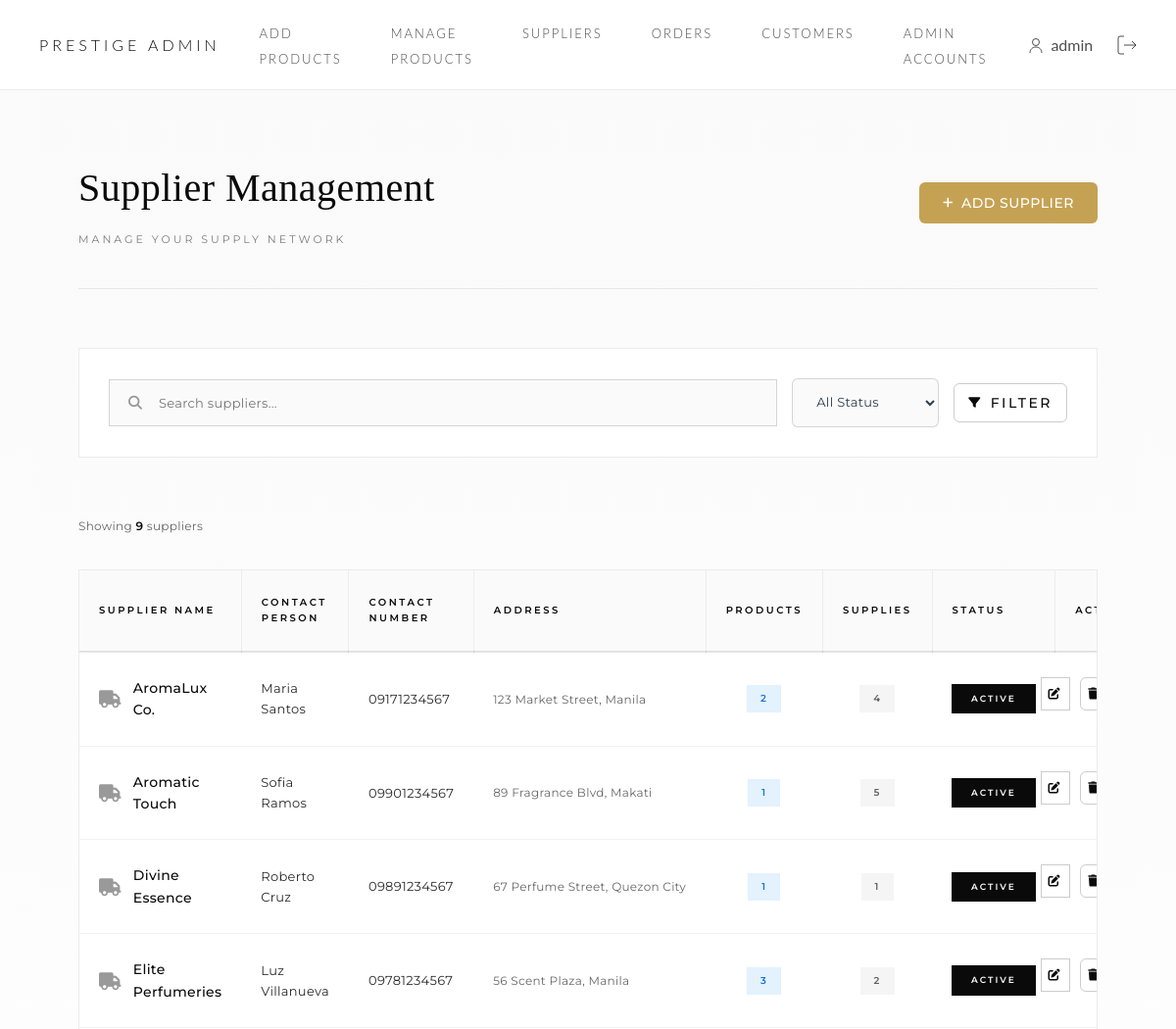
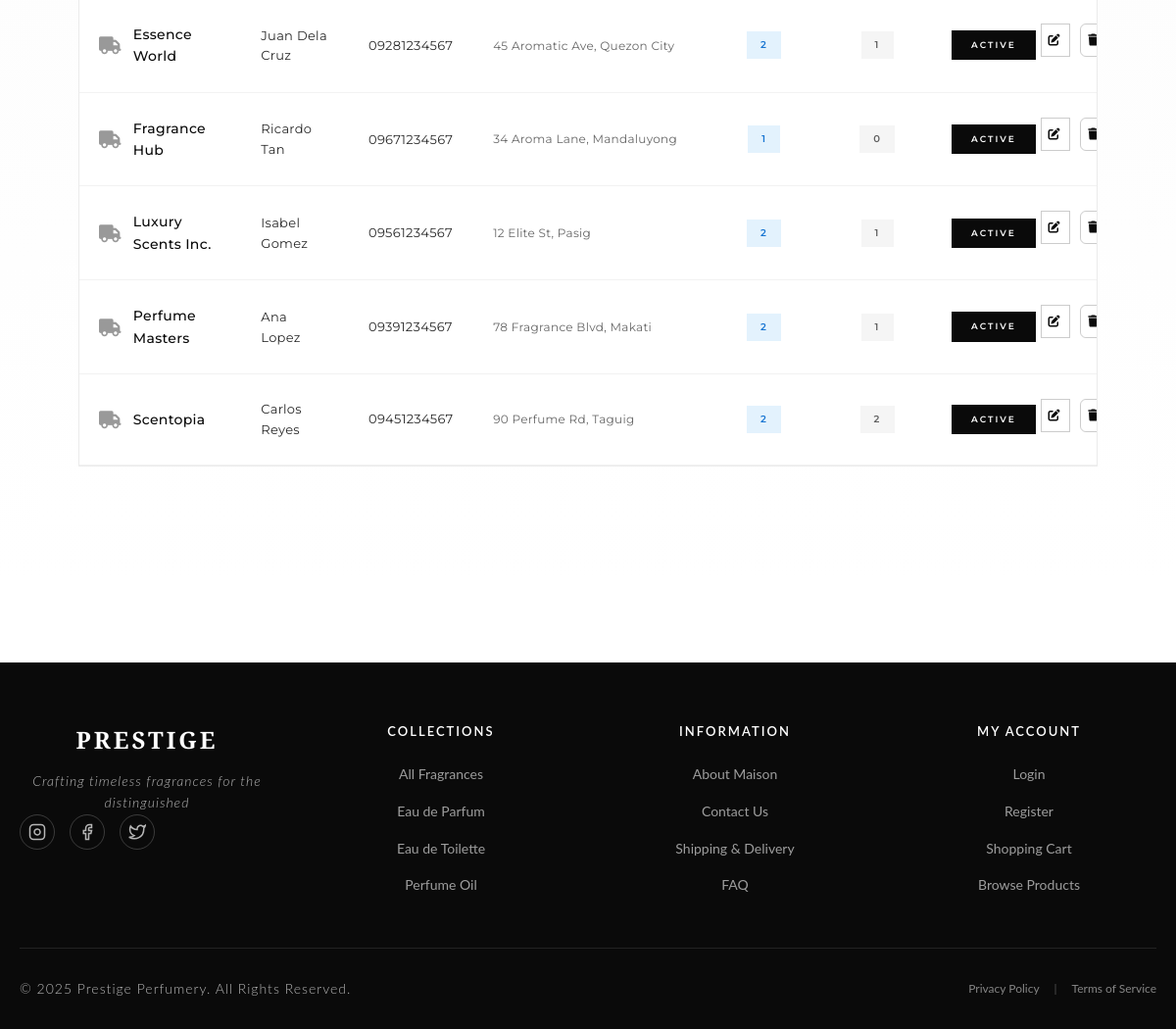
Screenshot of /admin/suppliers.php (signed in) with the database file from the repository (2 pictures, top to bottom).
### tables this page shows
CREATE TABLE `suppliers` (
  `supplier_id` int(11) NOT NULL,
  `supplier_name` varchar(100) NOT NULL,
  `contact_person` varchar(100) DEFAULT NULL,
  `contact_number` varchar(20) DEFAULT NULL,
  `address` varchar(255) DEFAULT NULL,
  `is_active` tinyint(1) DEFAULT 1
);

CREATE TABLE `categories` (
  `category_id` int(11) NOT NULL,
  `category_name` varchar(50) NOT NULL
);

### admin/suppliers.php (the view, shortened to what this page needs)
<?php
require_once '../includes/adminheader.php';
try {
    $search = isset($_GET['search']) ? trim($_GET['search']) : '';
    $status_filter = isset($_GET['status']) ? $_GET['status'] : 'all';
    $query = "
        SELECT s.*,
               COUNT(DISTINCT p.product_id) as product_count,
               COUNT(DISTINCT sl.supply_id) as supply_count
        FROM suppliers s
        LEFT JOIN products p ON s.supplier_id = p.supplier_id
        LEFT JOIN supply_logs sl ON s.supplier_id = sl.supplier_id
        WHERE 1=1
    ";
    $query .= " GROUP BY s.supplier_id ORDER BY s.supplier_name ASC";
    $stmt = $pdo->prepare($query);
    $stmt->execute();
    $suppliers = $stmt->fetchAll();
} catch (Exception $e) {
    error_log("Fetch Suppliers error: " . $e->getMessage());
    $message = "Error loading suppliers: " . $e->getMessage();
    $messageType = "danger";
    $suppliers = [];
}
?>
<link rel="stylesheet" href="https://cdnjs.cloudflare.com/ajax/libs/font-awesome/6.4.0/css/all.min.css">
<div class="admin-main">
    <div class="luxury-container">
        <div class="page-header-lux">
            <div class="header-content">
                <h1 class="lux-admin-title">Supplier Management</h1>
                <p class="lux-admin-subtitle">Manage Your Supply Network</p>
            </div>
            <div class="header-actions">
                <button class="btn-lux btn-primary" id="addSupplierBtn">
                    <i class="fas fa-plus"></i>
                    <span>Add Supplier</span>
                </button>
            </div>
        </div>
        <div class="filter-bar">
            <form method="GET" class="filter-form">
                <div class="search-group">
                    <i class="fas fa-search"></i>
                    <input type="text" name="search" placeholder="Search suppliers..."
                           value="<?php echo htmlspecialchars($search); ?>" class="search-input">
                </div>
                <div class="filter-group">
                    <select name="status" class="filter-select" onchange="this.form.submit()">
                        <option value="all" <?= $status_filter === 'all' ? 'selected' : ''; ?>>All Status</option>
                    </select>
                </div>
                <button type="submit" class="btn-lux btn-filter">
                    <i class="fas fa-filter"></i>
                    <span>Filter</span>
                </button>
            </form>
        </div>
        <div class="results-info">
            <p>Showing <strong><?php echo count($suppliers); ?></strong> supplier<?php echo count($suppliers) !== 1 ? 's' : ''; ?></p>
        </div>
        <div class="table-card">
            <table class="luxury-table">
                <thead>
                    <tr>
                        <th>Supplier Name</th>
                        <th>Contact Person</th>
                        <th>Contact Number</th>
                        <th>Address</th>
                        <th>Products</th>
                        <th>Supplies</th>
                        <th>Status</th>
                        <th>Actions</th>
                    </tr>
                </thead>
                <tbody>
                    <?php if (empty($suppliers)): ?>
                        <tr>
                            <td colspan="8" class="empty-state">
                                <i class="fas fa-box-open"></i>
                                <p>No suppliers found</p>
                            </td>
                        </tr>
                    <?php else: ?>
                        <?php foreach ($suppliers as $supplier): ?>
                            <tr class="supplier-row">
                                <td class="supplier-name-cell">
                                    <div class="supplier-name">
                                        <i class="fas fa-truck"></i>
                                        <strong><?php echo htmlspecialchars($supplier['supplier_name']); ?></strong>
                                    </div>
                                </td>
                                <td class="contact-person-cell">
                                    <?php echo htmlspecialchars($supplier['contact_person'] ?? '-'); ?>
                                </td>
                                <td class="contact-number-cell">
                                    <?php echo htmlspecialchars($supplier['contact_number'] ?? '-'); ?>
                                </td>
                                <td class="address-cell">
                                    <span class="address-text" title="<?php echo htmlspecialchars($supplier['address'] ?? ''); ?>">
                                        <?php echo htmlspecialchars($supplier['address'] ?? '-'); ?>
                                    </span>
                                </td>
                                <td class="products-cell">
                                    <span class="badge badge-info">
                                        <?php echo $supplier['product_count']; ?>
                                    </span>
                                </td>
                                <td class="supplies-cell">
                                    <span class="badge badge-secondary">
                                        <?php echo $supplier['supply_count']; ?>
                                    </span>
                                </td>
                                <td class="status-cell">
                                    <span class="status-badge-lux <?php echo $supplier['is_active'] ? 'active' : 'inactive'; ?>">
                                        <?php echo $supplier['is_active'] ? 'Active' : 'Inactive'; ?>
                                    </span>
                                </td>
                                <td class="actions-cell">
                                    <button class="btn-lux btn-view"
                                            onclick="editSupplier(<?php echo htmlspecialchars(json_encode($supplier)); ?>)"
                                            title="Edit Supplier">
                                        <i class="fas fa-edit"></i>
                                    </button>
                                    <button class="btn-lux btn-delete"
                                            onclick="deleteSupplier(<?php echo $supplier['supplier_id']; ?>, '<?php echo htmlspecialchars($supplier['supplier_name']); ?>')"
                                            title="Delete Supplier">
                                        <i class="fas fa-trash"></i>
                                    </button>
                                </td>
                            </tr>
                        <?php endforeach; ?>
                    <?php endif; ?>
                </tbody>
            </table>
        </div>
    </div>
</div>
<?php require_once '../includes/footer.php'; ?>

### includes/footer.php (shortened to what this page needs)
</main>
<footer class="footer">
    <div class="footer-content">
        <div class="footer-grid">
            <div class="footer-column">
                <h3 class="footer-logo">PRESTIGE</h3>
                <p class="footer-tagline">Crafting timeless fragrances for the distinguished</p>
                <div class="footer-social">
                    <a href="#" aria-label="Instagram">
                        <svg width="18" height="18" viewBox="0 0 24 24" fill="none" stroke="currentColor" stroke-width="2">
                            <rect x="2" y="2" width="20" height="20" rx="5" ry="5"/>
                            <path d="M16 11.37A4 4 0 1 1 12.63 8 4 4 0 0 1 16 11.37z"/>
                            <line x1="17.5" y1="6.5" x2="17.51" y2="6.5"/>
                        </svg>
                    </a>
                    <a href="#" aria-label="Facebook">
                        <svg width="18" height="18" viewBox="0 0 24 24" fill="none" stroke="currentColor" stroke-width="2">
                            <path d="M18 2h-3a5 5 0 0 0-5 5v3H7v4h3v8h4v-8h3l1-4h-4V7a1 1 0 0 1 1-1h3z"/>
                        </svg>
                    </a>
                    <a href="#" aria-label="Twitter">
                        <svg width="18" height="18" viewBox="0 0 24 24" fill="none" stroke="currentColor" stroke-width="2">
                            <path d="M23 3a10.9 10.9 0 0 1-3.14 1.53 4.48 4.48 0 0 0-7.86 3v1A10.66 10.66 0 0 1 3 4s-4 9 5 13a11.64 11.64 0 0 1-7 2c9 5 20 0 20-11.5a4.5 4.5 0 0 0-.08-.83A7.72 7.72 0 0 0 23 3z"/>
                        </svg>
                    </a>
                </div>
            </div>
            <div class="footer-column">
                <h4 class="footer-title">Collections</h4>
                <ul class="footer-links">
                    <li><a href="/prestigeperfumes/items/index.php">All Fragrances</a></li>
                    <?php
                    $cat_query = "SELECT category_id, category_name FROM categories ORDER BY category_id";
                    $cat_result = $conn->query($cat_query);
                    if ($cat_result && $cat_result->num_rows > 0) {
                        while ($cat = $cat_result->fetch_assoc()) {
                            echo '<li><a href="/prestigeperfumes/items/index.php?category=' . $cat['category_id'] . '">' . htmlspecialchars($cat['category_name']) . '</a></li>';
                        }
                    }
                    ?>
                </ul>
            </div>
            <div class="footer-column">
                <h4 class="footer-title">Information</h4>
                <ul class="footer-links">
                    <li><a href="/prestigeperfumes/about.php">About Maison</a></li>
                    <li><a href="/prestigeperfumes/contact.php">Contact Us</a></li>
                    <li><a href="/prestigeperfumes/shipping.php">Shipping & Delivery</a></li>
                    <li><a href="/prestigeperfumes/faq.php">FAQ</a></li>
                </ul>
            </div>
            <div class="footer-column">
                <h4 class="footer-title">My Account</h4>
                <ul class="footer-links">
                    <?php if (isset($_SESSION['customer_id'])): ?>
                        <li><a href="/prestigeperfumes/user/index.php">My Profile</a></li>
                        <li><a href="/prestigeperfumes/user/orders.php">Order History</a></li>
                        <li><a href="/prestigeperfumes/items/cart.php">Shopping Cart</a></li>
                        <li><a href="/prestigeperfumes/user/logout.php">Logout</a></li>
                    <?php else: ?>
                        <li><a href="/prestigeperfumes/user/login.php">Login</a></li>
                        <li><a href="/prestigeperfumes/user/register.php">Register</a></li>
                        <li><a href="/prestigeperfumes/items/cart.php">Shopping Cart</a></li>
                        <li><a href="/prestigeperfumes/items/index.php">Browse Products</a></li>
                    <?php endif; ?>
                </ul>
            </div>
        </div>
        <div class="footer-bottom">
            <p>&copy; <?php echo date("Y"); ?> Prestige Perfumery. All Rights Reserved.</p>
            <div class="footer-legal">
                <a href="/prestigeperfumes/privacy.php">Privacy Policy</a>
                <span class="separator">|</span>
                <a href="/prestigeperfumes/terms.php">Terms of Service</a>
            </div>
        </div>
    </div>
</footer>
</body>
</html>

### assets/css/admin.css (style rules this page uses)
body { margin: 0; font-family: 'Lato', -apple-system, BlinkMacSystemFont, 'Segoe UI', sans-serif; background: #f8f9fa; }
.admin-main { padding: 2rem; max-width: 1200px; margin: 0 auto; }
.btn-primary { background: transparent; color: #ffffff; border: 1px solid rgba(255, 255, 255, 0.4); position: relative; z-index: 1; }
.btn-primary::before { content: ''; position: absolute; top: 0; left: -100%; width: 100%; height: 100%; background: #ffffff; transition: left 0.5s cubic-bezier(0.4, 0, 0.2, 1); z-index: -1; }
.filter-group { display: flex; flex-direction: column; gap: 0.5rem; }
.filter-select, .filter-input { padding: 0.75rem; border: 1px solid #dee2e6; border-radius: 6px; font-size: 0.95rem; color: #2c3e50; background-color: #fff; transition: all 0.3s ease; }
.btn-filter { background: #c5a253; color: #fff; border: none; padding: 0.75rem 1.5rem; border-radius: 6px; font-weight: 500; display: inline-flex; align-items: center; gap: 0.5rem; transition: all 0.3s ease; cursor: pointer; }
.header-actions { display: flex; gap: 1rem; }
.header-actions .btn-primary { background: #c5a253; color: #fff; padding: 0.75rem 1.5rem; border-radius: 6px; text-decoration: none; display: inline-flex; align-items: center; gap: 0.5rem; font-weight: 500; letter-spacing: 0.5px; transition: all 0.3s ease; border: none; }
.btn-edit, .btn-delete { padding: 0.6rem 1rem; border-radius: 6px; border: none; cursor: pointer; transition: all 0.3s ease; font-size: 0.9rem; font-weight: 500; display: inline-flex; align-items: center; gap: 0.5rem; text-decoration: none; }
.btn-delete { background: #e74c3c; color: #fff; }

### assets/css/style.css (style rules this page uses)
* { margin: 0; padding: 0; box-sizing: border-box; }
body { font-family: 'Lato', -apple-system, BlinkMacSystemFont, 'Segoe UI', sans-serif; line-height: 1.6; color: #333; background: #ffffff; }
a { text-decoration: none; color: inherit; }
.btn-primary { background: transparent; color: #ffffff; border: 1px solid rgba(255, 255, 255, 0.4); }
.btn-primary::before { content: ''; position: absolute; top: 0; left: -100%; width: 100%; height: 100%; background: #ffffff; transition: left 0.5s cubic-bezier(0.4, 0, 0.2, 1); z-index: -1; }
footer { background-color: #0a0a0a; color: #ffffff; padding: 60px 0; text-align: center; }
footer .footer-content p { margin: 0; font-size: 14px; letter-spacing: 1px; color: rgba(255, 255, 255, 0.7); font-weight: 300; }

### includes/footer.php (style rules this page uses)
.footer { background: #0a0a0a; color: #fff; padding: 60px 0 30px; margin-top: 80px; font-family: 'Lato', sans-serif; }
.footer-content { max-width: 1200px; margin: 0 auto; padding: 0 20px; }
.footer-grid { display: grid; grid-template-columns: repeat(auto-fit, minmax(200px, 1fr)); gap: 40px; margin-bottom: 40px; }
.footer-column { min-width: 0; }
.footer-logo { font-family: 'Playfair Display', serif; font-size: 24px; font-weight: 700; letter-spacing: 3px; margin-bottom: 12px; color: #fff; }
.footer-tagline { font-size: 13px; color: rgba(255, 255, 255, 0.6); line-height: 1.6; margin-bottom: 20px; font-style: italic; }
.footer-social { display: flex; gap: 15px; }
.footer-social a { width: 36px; height: 36px; border: 1px solid rgba(255, 255, 255, 0.2); border-radius: 50%; display: flex; align-items: center; justify-content: center; color: rgba(255, 255, 255, 0.7); transition: all 0.3s ease; }
.footer-title { font-size: 13px; font-weight: 600; letter-spacing: 2px; text-transform: uppercase; margin-bottom: 20px; color: #fff; }
.footer-links { list-style: none; padding: 0; margin: 0; }
.footer-links li { margin-bottom: 12px; }
.footer-links a { color: rgba(255, 255, 255, 0.6); font-size: 14px; text-decoration: none; transition: all 0.3s ease; display: inline-block; }
.footer-bottom { border-top: 1px solid rgba(255, 255, 255, 0.1); padding-top: 30px; display: flex; justify-content: space-between; align-items: center; flex-wrap: wrap; gap: 15px; }
.footer-bottom p { font-size: 13px; color: rgba(255, 255, 255, 0.5); margin: 0; }
.footer-legal { display: flex; gap: 15px; align-items: center; }
.footer-legal a { color: rgba(255, 255, 255, 0.5); font-size: 12px; text-decoration: none; transition: color 0.3s ease; }
.footer-legal .separator { color: rgba(255, 255, 255, 0.3); font-size: 12px; }

### rows the page displays
suppliers: supplier_name "AromaLux Co.", contact_person "Maria Santos", contact_number "09171234567", address "123 Market Street, Manila", product_count "2", supply_count "4", is_active "ACTIVE"
suppliers: supplier_name "Aromatic Touch", contact_person "Sofia Ramos", contact_number "09901234567", address "89 Fragrance Blvd, Makati", product_count "1", supply_count "5", is_active "ACTIVE"
suppliers: supplier_name "Divine Essence", contact_person "Roberto Cruz", contact_number "09891234567", address "67 Perfume Street, Quezon City", product_count "1", supply_count "1", is_active "ACTIVE"
suppliers: supplier_name "Elite Perfumeries", contact_person "Luz Villanueva", contact_number "09781234567", address "56 Scent Plaza, Manila", product_count "3", supply_count "2", is_active "ACTIVE"
suppliers: supplier_name "Essence World", contact_person "Juan Dela Cruz", contact_number "09281234567", address "45 Aromatic Ave, Quezon City", product_count "2", supply_count "1", is_active "ACTIVE"
suppliers: supplier_name "Fragrance Hub", contact_person "Ricardo Tan", contact_number "09671234567", address "34 Aroma Lane, Mandaluyong", product_count "1", supply_count "0", is_active "ACTIVE"
suppliers: supplier_name "Luxury Scents Inc.", contact_person "Isabel Gomez", contact_number "09561234567", address "12 Elite St, Pasig", product_count "2", supply_count "1", is_active "ACTIVE"
suppliers: supplier_name "Perfume Masters", contact_person "Ana Lopez", contact_number "09391234567", address "78 Fragrance Blvd, Makati", product_count "2", supply_count "1", is_active "ACTIVE"
suppliers: supplier_name "Scentopia", contact_person "Carlos Reyes", contact_number "09451234567", address "90 Perfume Rd, Taguig", product_count "2", supply_count "2", is_active "ACTIVE"
categories: category_name "Eau de Parfum"
categories: category_name "Eau de Toilette"
categories: category_name "Perfume Oil"

### other values shown
$_SESSION['admin_username'] "admin"
count($suppliers) "9"
